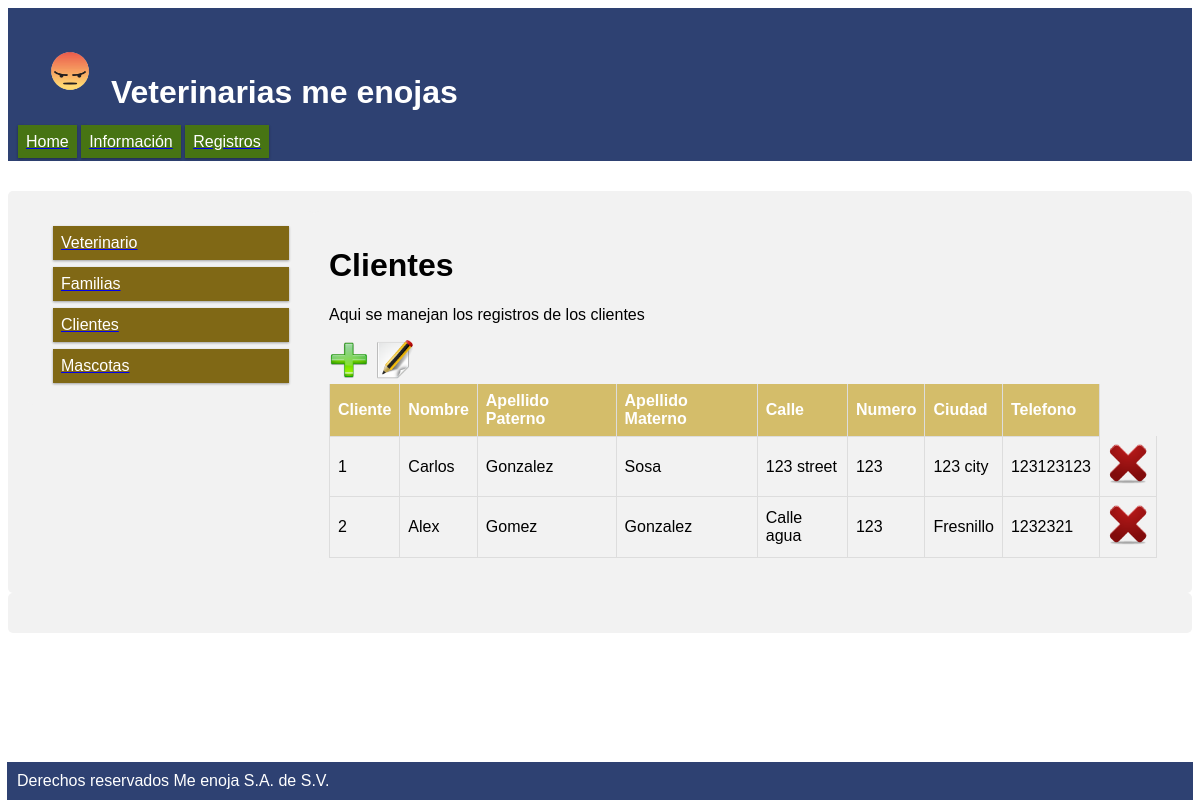
The page /registros/cliente_edit.php on the database its author committed.
### tables this page shows
CREATE TABLE `cliente` (
  `id_cliente` int(11) NOT NULL,
  `nombre` varchar(45) DEFAULT NULL,
  `ap_paterno` varchar(45) DEFAULT NULL,
  `ap_materno` varchar(45) DEFAULT NULL,
  `dir_calle` varchar(45) DEFAULT NULL,
  `dir_numero` int(11) DEFAULT NULL,
  `dir_ciudad` varchar(45) DEFAULT NULL,
  `telefono_cliente` varchar(45) DEFAULT NULL,
  `id_veterinario` int(11) NOT NULL,
  `id_familia` int(11) NOT NULL
);

### registros/cliente_edit.php (the view, shortened to what this page needs)
<?php
  require('../PHP/conexion.php');
?>
<!DOCTYPE html>
<html>
<head>
</head>
	<body>
		<div class="row">
			<div class="col-3 menu">
			</div>
			<div class="col-9">
			  	<h1>Clientes</h1>
			  	<p>Aqui se manejan los registros de los clientes</p>
			  	<a href="cliente_add.php"><img style="width: 40px; height: 40px;" src="../RES/add.png" alt=""></a>
			  	<a href="cliente_edit.php"><img style="width: 40px; height: 40px;" src="../RES/edit.png" alt="">	</a>
				<table style="width:100%">
					<thead class="tabla">
		              <tr>
		                <th class="reglon">Cliente</th>
		                <th class="reglon">Nombre</th>
		                <th class="reglon">Apellido Paterno</th>
		                <th class="reglon">Apellido Materno</th>
		                <th class="reglon">Calle</th>
		                <th class="reglon">Numero</th>
		                <th class="reglon">Ciudad</th>
		                <th class="reglon">Telefono</th>
		              </tr>
		            </thead>
		            <?php $sql = 'SELECT * FROM cliente';
		            foreach ($conn->query($sql) as $row){ ?>
		              <tr>
		                <td class="reglon"><?php echo $row['id_cliente']?></td>
		                <td class="reglon" onclick="modificar(<?php echo $row['id_cliente']?>,'<?php echo $row['nombre']?>','nombre = ')"><?php echo $row['nombre'] ?></td>
		                <td class="reglon" onclick="modificar(<?php echo $row['id_cliente']?>,'<?php echo $row['ap_paterno']?>','ap_paterno = ')"><?php echo $row['ap_paterno'] ?></td>
		                <td class="reglon" onclick="modificar(<?php echo $row['id_cliente']?>,'<?php echo $row['ap_materno']?>','ap_materno = ')"><?php echo $row['ap_materno'] ?></td>
		                <td class="reglon" onclick="modificar(<?php echo $row['id_cliente']?>,'<?php echo $row['dir_calle']?>','dir_calle = ')"><?php echo $row['dir_calle'] ?></td>
		                <td class="reglon" onclick="modificar(<?php echo $row['id_cliente']?>,'<?php echo $row['dir_numero']?>','dir_numero = ')"><?php echo $row['dir_numero'] ?></td>
		                <td class="reglon" onclick="modificar(<?php echo $row['id_cliente']?>,'<?php echo $row['dir_ciudad']?>','dir_ciudad = ')"><?php echo $row['dir_ciudad'] ?></td>
		                <td class="reglon" onclick="modificar(<?php echo $row['id_cliente']?>,'<?php echo $row['telefono_cliente']?>','telefono_cliente = ')"><?php echo $row['telefono_cliente'] ?></td>
		                <td class="reglon" onclick="eliminar(<?php echo $row['id_cliente']?>)"><img  style="width: 40px; height: 40px;" src="../RES/delete.ico" alt=""></td>
		              </tr>
		            <?php } ?>
				</table>
			</div>
		</div>
		<div class="row">
			<footer>
				Derechos reservados Me enoja S.A. de S.V.
			</footer>
		</div>
	</body>
</html>

### CSS/veterinaria.css (style rules this page uses)
* { box-sizing: border-box; }
.row::after { content: ""; clear: both; display: table; }
[class*="col-"] { float: left; padding: 15px; }
.col-3 { width: 25%; }
.col-9 { width: 75%; }
html { font-family: "Lucida Sans", sans-serif; }
header, footer { background-color: #2E4172; color: #ffffff; padding: 10px; margin: 0px; margin-bottom: 30px; }
footer { margin-bottom: 0px; position: fixed; bottom: 0px; left: 7px; right: 7px; }
.menu ul { list-style-type: none; margin: 0; padding: 0; }
.menu li { padding: 8px; margin-bottom: 7px; background-color: #806815; color: #ffffff; box-shadow: 0 1px 3px rgba(0,0,0,0.12), 0 1px 2px rgba(0,0,0,0.24); margin-left: 10px; margin-right: 10px; }
.navu { list-style-type: none; margin: 0; padding: 8px; margin-bottom: 7px; background-color: #477413; color: #ffffff; box-shadow: 0 1px 3px rgba(0,0,0,0.12), 0 1px 2px rgba(0,0,0,0.24); width: 33%; height: 33%; }
table { border-collapse: collapse; width: 100%; }
th, td { text-align: left; padding: 8px; border-bottom: 1px solid #ddd; border-right: 1px solid #ddd; border-left: 1px solid #ddd; }
th { background-color: #D4BD6A; color: white; }
div { border-radius: 5px; background-color: #f2f2f2; padding: 20px; }

### rows shown on the page
cliente: id_cliente "1", nombre "Carlos", ap_paterno "Gonzalez", ap_materno "Sosa", dir_calle "123 street", dir_numero "123", dir_ciudad "123 city", telefono_cliente "123123123"
cliente: id_cliente "2", nombre "Alex", ap_paterno "Gomez", ap_materno "Gonzalez", dir_calle "Calle agua", dir_numero "123", dir_ciudad "Fresnillo", telefono_cliente "1232321"
